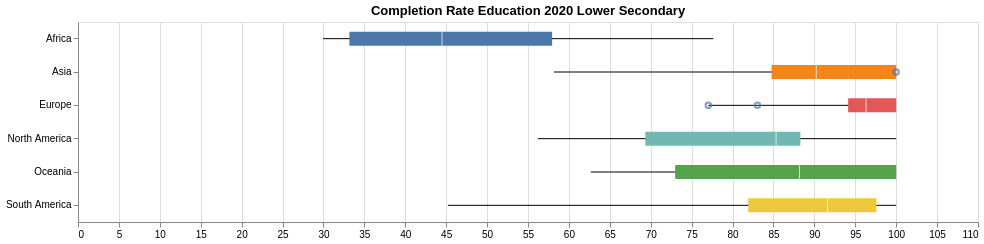

Describe this chart as a Vega-Lite specification.
### Vega-Lite specification from a JSON file in a GitHub repository (floating-point values rounded to 4 significant figures)
{"$schema": "https://vega.github.io/schema/vega-lite/v5.json", "title": "Completion Rate Education 2020 Lower Secondary", "width": 900, "height": 200, "data": {"values": [{"Species": "Africa", "lower": 29.95, "q1": 33.17, "median": 44.49, "q3": 57.95, "upper": 77.65, "outliers": []}, {"Species": "Asia", "lower": 58.16, "q1": 84.77, "median": 90.23, "q3": 100, "upper": 100, "outliers": [100]}, {"Species": "Europe", "lower": 77.04, "q1": 94.13, "median": 96.32, "q3": 100, "upper": 100, "outliers": [83.04, 77.04]}, {"Species": "North America", "lower": 56.22, "q1": 69.34, "median": 85.32, "q3": 88.29, "upper": 100, "outliers": []}, {"Species": "Oceania", "lower": 62.66, "q1": 72.99, "median": 88.18, "q3": 100, "upper": 100, "outliers": []}, {"Species": "South America", "lower": 45.21, "q1": 81.92, "median": 91.61, "q3": 97.59, "upper": 100, "outliers": []}]}, "encoding": {"y": {"field": "Species", "type": "nominal", "title": null}}, "layer": [{"mark": {"type": "rule"}, "encoding": {"x": {"field": "lower", "type": "quantitative", "scale": {"domain": [0, 110]}, "title": null}, "x2": {"field": "upper"}}}, {"mark": {"type": "bar", "size": 14}, "encoding": {"x": {"field": "q1", "type": "quantitative"}, "x2": {"field": "q3"}, "color": {"field": "Species", "type": "nominal", "legend": null}}}, {"mark": {"type": "tick", "color": "white", "size": 14}, "encoding": {"x": {"field": "median", "type": "quantitative"}}}, {"transform": [{"flatten": ["outliers"]}], "mark": {"type": "point", "style": "boxplot-outliers"}, "encoding": {"x": {"field": "outliers", "type": "quantitative"}}}]}
